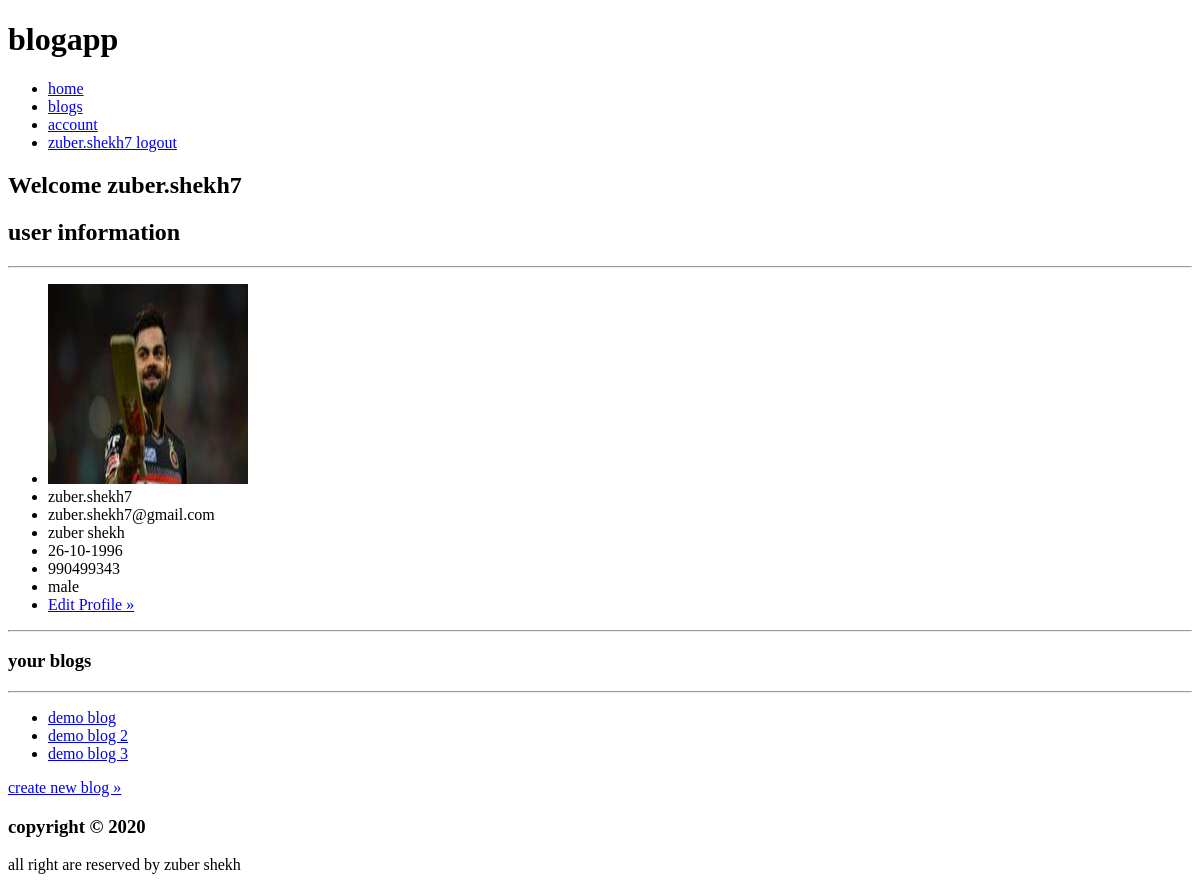
The page /user/home (signed in) on the database as committed earlier.
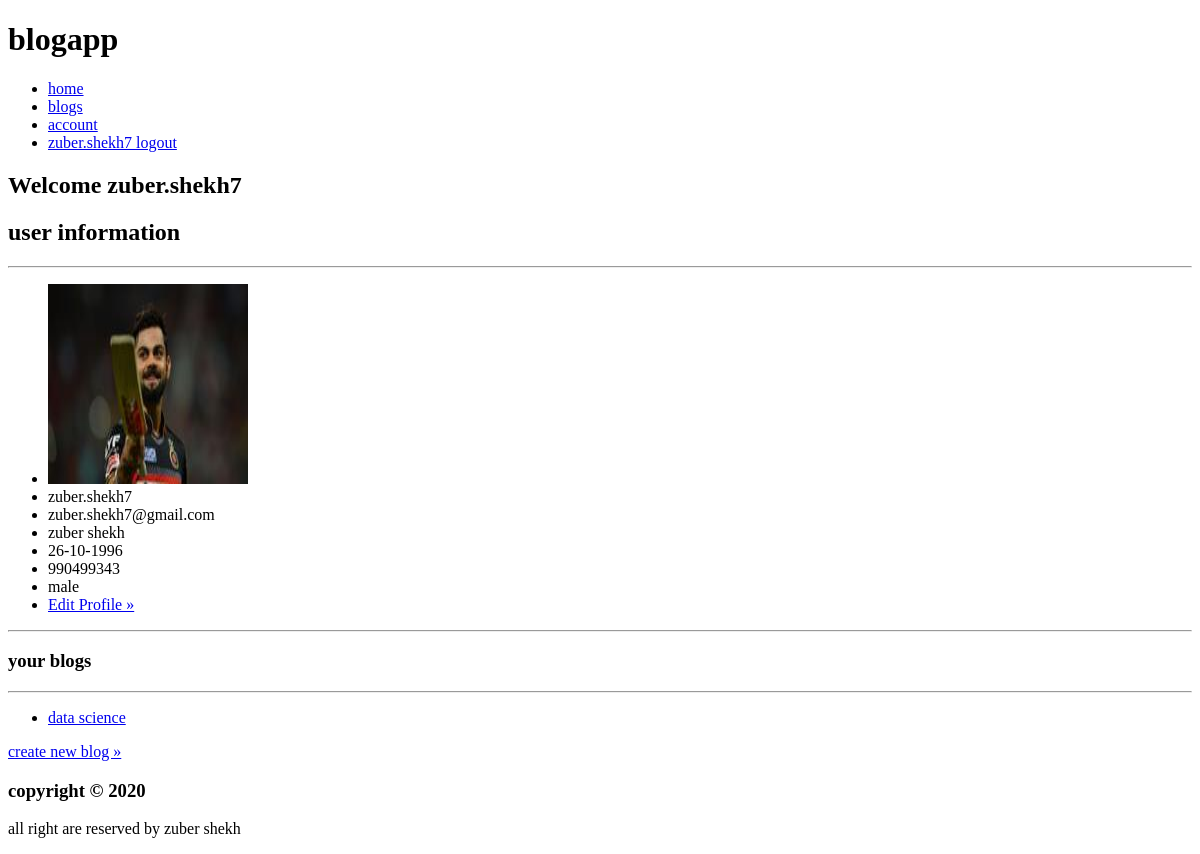
The same page on the database as committed later.
### blogapp/user/models.py (models this page shows, shortened)
class UserModel(db.Model,UserMixin):
    __tablename__='user'
    id=db.Column(db.Integer,primary_key=True)
    username=db.Column(db.String(20),unique=True,nullable=False)
    email=db.Column(db.String(20),unique=True,nullable=False)
    password=db.Column(db.String(256),nullable=False)
    first_name=db.Column(db.String(20),nullable=False)
    last_name=db.Column(db.String(20),nullable=False)
    dob=db.Column(db.DateTime,nullable=False)
    gender=db.Column(db.String,nullable=False)
    mobile_no=db.Column(db.String(10),unique=True,nullable=False)
    profile_pic=db.Column(db.String,default='default_profile.jpg')
    blogs=db.relationship('BlogModel',backref='creator',lazy=True)

### blogapp/blog/models.py (models this page shows, shortened)
class BlogModel(db.Model):
    __tablename__='blog'
    id=db.Column(db.Integer,primary_key=True)
    name=db.Column(db.String(30),unique=True,nullable=False)
    creator_id=db.Column(db.Integer,db.ForeignKey('user.id'))
    date_of_creation=db.Column(db.DateTime,default=datetime.now)
    is_active=db.Column(db.Boolean,default=False)
    posts=db.relationship('PostModel',backref='blog',lazy=True)

### blogapp/user/views.py (the view)
@user.route('/home')
@login_required
def home():
    return render_template('user/home.html')

### blogapp/user/models.py (called while the page is built)
@login_manager.user_loader
def load_user(id):
    return UserModel.query.get(int(id))

### blogapp/templates/user/home.html (shortened to what this page needs)
{%extends 'main/base.html'%}
{%block main%}
<section>
    <h2>Welcome {{current_user.username}}</h2>
</section>
<section>
    <h2>user information</h2>
    <hr>
    <ul>
        <li><img src="{{url_for('static',filename='images/profile_pics/'+current_user.profile_pic)}}" alt="Profile Picture" height="200" width="200"></li>
        <li>{{current_user.username}}</li>
        <li>{{current_user.email}}</li>
        <li>{{current_user.first_name}} {{current_user.last_name}}</li>
        <li>{{current_user.dob.strftime('%d-%m-%Y')}}</li>
        <li>{{current_user.mobile_no}}</li>
        <li>{{current_user.gender}}</li>
        <li><a href="{{url_for('user.update_profile',id=current_user.id)}}">Edit Profile &raquo;</a></li>
    </ul>
</section>
<section>
    <section>
        <hr>
        <h3>your blogs</h3>
        <hr>
        {%if current_user.blogs%}
            <ul>
                {%for blog in current_user.blogs%}
                    <li><a href="{{url_for('blog.view_blog',id=blog.id)}}">{{blog.name}}</a></li>
                {%endfor%}
            </ul>
        {%else%}
            <p>no blog created by you</p>
        {%endif%}
        <a href="{{url_for('blog.create_blog')}}">create new blog &raquo;</a>
    </section>
</section>
{%endblock%}

### blogapp/templates/main/base.html (shortened to what this page needs)
<!DOCTYPE html>
<html lang="en">
<head>
</head>
<body>
    <header>
        <h1>blogapp</h1>
    </header>
    <nav>
        <ul>
            <li><a href="{{url_for('main.index')}}">home</a></li>
            <li><a href="{{url_for('blog.blogs')}}">blogs</a></li>
            {%if current_user.is_authenticated %}
                <li><a href="{{url_for('user.home')}}">account</a></li>
                <li><a href="{{url_for('user.logout')}}">{{current_user.username}} logout</a></li>
            {%else%}
                <li><a href="{{url_for('user.signup')}}">signup</a></li>
                <li><a href="{{url_for('user.login')}}">login</a></li>
            {%endif%}
        </ul>
    </nav>
    <main>
        {%block main%}
        {%endblock%}
    </main>
    <footer>
        <section>
            <h3>copyright &copy; 2020</h3>
            <p>all right are reserved by zuber shekh</p>
        </section>
    </footer>
</body>
</html>

Rows that differ between the two databases and show on the page:
removed BlogModel: name "demo blog"
removed BlogModel: name "demo blog 2"
removed BlogModel: name "demo blog 3"
added BlogModel: name "data science"
